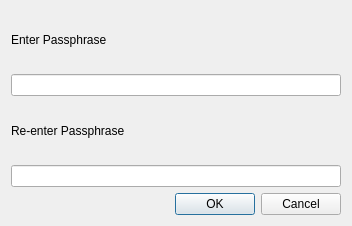
<?xml version="1.0" encoding="UTF-8"?>
<ui version="4.0">
 <class>AskPass</class>
 <widget class="QDialog" name="AskPass">
  <property name="windowModality">
   <enum>Qt::ApplicationModal</enum>
  </property>
  <property name="geometry">
   <rect>
    <x>0</x>
    <y>0</y>
    <width>352</width>
    <height>226</height>
   </rect>
  </property>
  <property name="windowTitle">
   <string>Dialog</string>
  </property>
  <property name="modal">
   <bool>true</bool>
  </property>
  <layout class="QHBoxLayout" name="horizontalLayout">
   <item>
    <layout class="QVBoxLayout" name="verticalLayout_2">
     <item>
      <layout class="QVBoxLayout" name="verticalLayout">
       <item>
        <widget class="QLabel" name="label">
         <property name="text">
          <string>Enter Passphrase</string>
         </property>
        </widget>
       </item>
       <item>
        <widget class="QLineEdit" name="firstPass">
         <property name="echoMode">
          <enum>QLineEdit::Password</enum>
         </property>
        </widget>
       </item>
       <item>
        <widget class="QLabel" name="label_2">
         <property name="text">
          <string>Re-enter Passphrase</string>
         </property>
        </widget>
       </item>
       <item>
        <widget class="QLineEdit" name="secondPass">
         <property name="echoMode">
          <enum>QLineEdit::Password</enum>
         </property>
        </widget>
       </item>
      </layout>
     </item>
     <item>
      <widget class="QDialogButtonBox" name="buttonBox">
       <property name="orientation">
        <enum>Qt::Horizontal</enum>
       </property>
       <property name="standardButtons">
        <set>QDialogButtonBox::Cancel|QDialogButtonBox::Ok</set>
       </property>
      </widget>
     </item>
    </layout>
   </item>
  </layout>
 </widget>
 <resources/>
 <connections>
  <connection>
   <sender>buttonBox</sender>
   <signal>accepted()</signal>
   <receiver>AskPass</receiver>
   <slot>accept()</slot>
   <hints>
    <hint type="sourcelabel">
     <x>248</x>
     <y>254</y>
    </hint>
    <hint type="destinationlabel">
     <x>157</x>
     <y>274</y>
    </hint>
   </hints>
  </connection>
  <connection>
   <sender>buttonBox</sender>
   <signal>rejected()</signal>
   <receiver>AskPass</receiver>
   <slot>reject()</slot>
   <hints>
    <hint type="sourcelabel">
     <x>316</x>
     <y>260</y>
    </hint>
    <hint type="destinationlabel">
     <x>286</x>
     <y>274</y>
    </hint>
   </hints>
  </connection>
 </connections>
</ui>
